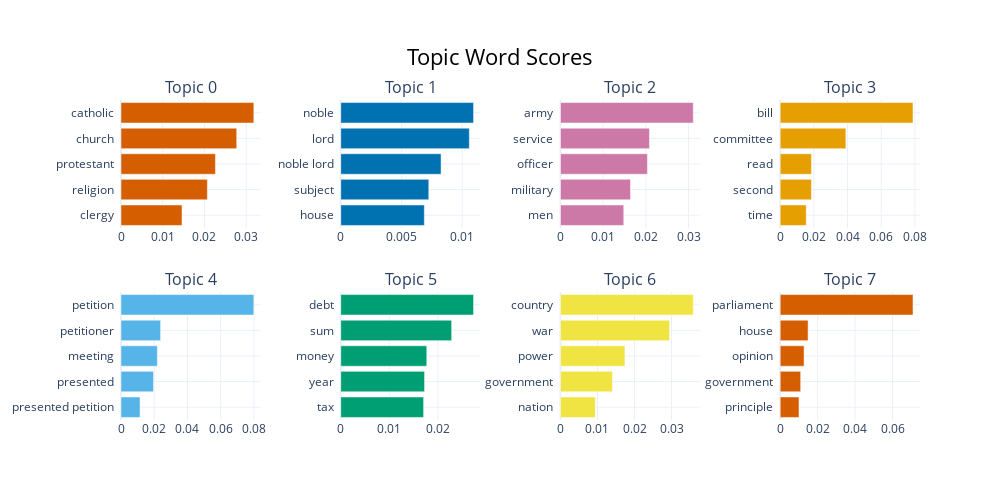

This figure's notebook cell:
### Code cell
model.visualize_barchart()

### Figure 1 — Plotly figure (JSON) as saved in the notebook; plotly's stock layout.template omitted (floating-point values rounded to 4 significant figures)
{"data": [{"marker": {"color": "#D55E00"}, "orientation": "h", "x": [0.01462, 0.02069, 0.02262, 0.02772, 0.03182], "y": ["clergy  ", "religion  ", "protestant  ", "church  ", "catholic  "], "type": "bar", "xaxis": "x", "yaxis": "y"}, {"marker": {"color": "#0072B2"}, "orientation": "h", "x": [0.006884, 0.007252, 0.008262, 0.01059, 0.01094], "y": ["house  ", "subject  ", "noble lord  ", "lord  ", "noble  "], "type": "bar", "xaxis": "x2", "yaxis": "y2"}, {"marker": {"color": "#CC79A7"}, "orientation": "h", "x": [0.01482, 0.0164, 0.02037, 0.02084, 0.0311], "y": ["men  ", "military  ", "officer  ", "service  ", "army  "], "type": "bar", "xaxis": "x3", "yaxis": "y3"}, {"marker": {"color": "#E69F00"}, "orientation": "h", "x": [0.01547, 0.01857, 0.01857, 0.03904, 0.07891], "y": ["time  ", "second  ", "read  ", "committee  ", "bill  "], "type": "bar", "xaxis": "x4", "yaxis": "y4"}, {"marker": {"color": "#56B4E9"}, "orientation": "h", "x": [0.01147, 0.01955, 0.02188, 0.02383, 0.07994], "y": ["presented petition  ", "presented  ", "meeting  ", "petitioner  ", "petition  "], "type": "bar", "xaxis": "x5", "yaxis": "y5"}, {"marker": {"color": "#009E73"}, "orientation": "h", "x": [0.01704, 0.01724, 0.0177, 0.02281, 0.02731], "y": ["tax  ", "year  ", "money  ", "sum  ", "debt  "], "type": "bar", "xaxis": "x6", "yaxis": "y6"}, {"marker": {"color": "#F0E442"}, "orientation": "h", "x": [0.009422, 0.01404, 0.01741, 0.02948, 0.03588], "y": ["nation  ", "government  ", "power  ", "war  ", "country  "], "type": "bar", "xaxis": "x7", "yaxis": "y7"}, {"marker": {"color": "#D55E00"}, "orientation": "h", "x": [0.01005, 0.01094, 0.01276, 0.0149, 0.07091], "y": ["principle  ", "government  ", "opinion  ", "house  ", "parliament  "], "type": "bar", "xaxis": "x8", "yaxis": "y8"}], "layout": {"xaxis": {"anchor": "y", "domain": [0.0, 0.175], "showgrid": true}, "yaxis": {"anchor": "x", "domain": [0.6, 1.0], "showgrid": true}, "xaxis2": {"anchor": "y2", "domain": [0.275, 0.45], "showgrid": true}, "yaxis2": {"anchor": "x2", "domain": [0.6, 1.0], "showgrid": true}, "xaxis3": {"anchor": "y3", "domain": [0.55, 0.725], "showgrid": true}, "yaxis3": {"anchor": "x3", "domain": [0.6, 1.0], "showgrid": true}, "xaxis4": {"anchor": "y4", "domain": [0.825, 1.0], "showgrid": true}, "yaxis4": {"anchor": "x4", "domain": [0.6, 1.0], "showgrid": true}, "xaxis5": {"anchor": "y5", "domain": [0.0, 0.175], "showgrid": true}, "yaxis5": {"anchor": "x5", "domain": [0.0, 0.4], "showgrid": true}, "xaxis6": {"anchor": "y6", "domain": [0.275, 0.45], "showgrid": true}, "yaxis6": {"anchor": "x6", "domain": [0.0, 0.4], "showgrid": true}, "xaxis7": {"anchor": "y7", "domain": [0.55, 0.725], "showgrid": true}, "yaxis7": {"anchor": "x7", "domain": [0.0, 0.4], "showgrid": true}, "xaxis8": {"anchor": "y8", "domain": [0.825, 1.0], "showgrid": true}, "yaxis8": {"anchor": "x8", "domain": [0.0, 0.4], "showgrid": true}, "annotations": [{"font": {"size": 16}, "showarrow": false, "text": "Topic 0", "x": 0.0875, "xanchor": "center", "xref": "paper", "y": 1.0, "yanchor": "bottom", "yref": "paper"}, {"font": {"size": 16}, "showarrow": false, "text": "Topic 1", "x": 0.3625, "xanchor": "center", "xref": "paper", "y": 1.0, "yanchor": "bottom", "yref": "paper"}, {"font": {"size": 16}, "showarrow": false, "text": "Topic 2", "x": 0.6375, "xanchor": "center", "xref": "paper", "y": 1.0, "yanchor": "bottom", "yref": "paper"}, {"font": {"size": 16}, "showarrow": false, "text": "Topic 3", "x": 0.9125, "xanchor": "center", "xref": "paper", "y": 1.0, "yanchor": "bottom", "yref": "paper"}, {"font": {"size": 16}, "showarrow": false, "text": "Topic 4", "x": 0.0875, "xanchor": "center", "xref": "paper", "y": 0.4, "yanchor": "bottom", "yref": "paper"}, {"font": {"size": 16}, "showarrow": false, "text": "Topic 5", "x": 0.3625, "xanchor": "center", "xref": "paper", "y": 0.4, "yanchor": "bottom", "yref": "paper"}, {"font": {"size": 16}, "showarrow": false, "text": "Topic 6", "x": 0.6375, "xanchor": "center", "xref": "paper", "y": 0.4, "yanchor": "bottom", "yref": "paper"}, {"font": {"size": 16}, "showarrow": false, "text": "Topic 7", "x": 0.9125, "xanchor": "center", "xref": "paper", "y": 0.4, "yanchor": "bottom", "yref": "paper"}], "title": {"font": {"size": 22, "color": "Black"}, "text": "Topic Word Scores", "x": 0.5, "xanchor": "center", "yanchor": "top"}, "hoverlabel": {"font": {"size": 16, "family": "Rockwell"}, "bgcolor": "white"}, "showlegend": false, "width": 1000, "height": 500}}
